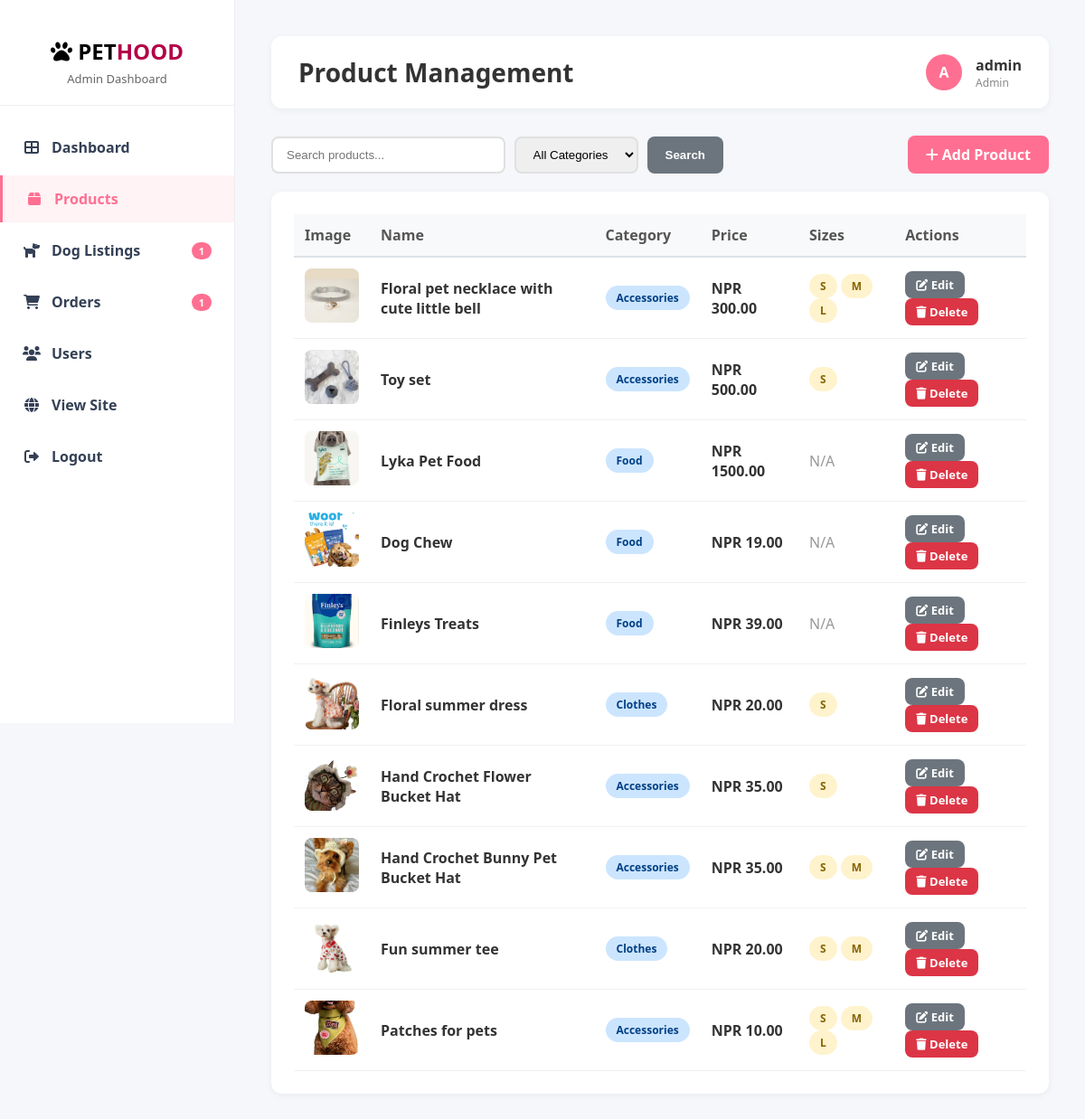
Page /dashboard/products/ (signed in) on the committed database.
### shop/models.py (models this page shows, shortened)
class Product(models.Model):
    CATEGORY_CHOICES = [
        ('food', 'Food'),
        ('clothes', 'Clothes'),
        ('accessories', 'Accessories'),
    ]
    name = models.CharField(max_length=200)
    slug = models.SlugField(max_length=250, unique=True, blank=True, null=True)
    category = models.CharField(max_length=20, choices=CATEGORY_CHOICES)
    price = models.DecimalField(max_digits=10, decimal_places=2)
    description = models.TextField()
    image = models.ImageField(upload_to='products/')
    sizes = models.ManyToManyField(Size, blank=True)   #  multiple sizes

class Size(models.Model):
    name = models.CharField(max_length=10)

### dashboard/views.py (the view)
# urls.py: path('products/', views.product_list, name='product_list'),
@staff_member_required
def product_list(request):
    query = request.GET.get('q', '')
    category = request.GET.get('category', '')
    products = Product.objects.all()
    if query:
        products = products.filter(
            Q(name__icontains=query) | Q(description__icontains=query)
        )
    if category:
        products = products.filter(category=category)
    products = products.order_by('-id')
    context = {
        'products': products,
        'categories': Product.CATEGORY_CHOICES,
        'query': query,
        'selected_category': category,
        **get_notification_counts(),
    }
    return render(request, 'dashboard/product_list.html', context)

### dashboard/views.py (called while the page is built)
def get_notification_counts():
    pending_dogs = Dog.objects.filter(is_approved=False).count()
    pending_orders = Order.objects.filter(status='pending').count()
    return {
        'pending_dogs_count': pending_dogs,
        'pending_orders_count': pending_orders,
    }

### shop/context_processors.py (called while the page is built)
def cart_count(request):
    if request.user.is_authenticated:
        cart, _ = Cart.objects.get_or_create(user=request.user)
        count = cart.items.count()
    else:
        count = 0
    return {'cart_count': count}

### templates/dashboard/product_list.html (shortened to what this page needs)
{% extends 'dashboard/base.html' %}
{% block page_title %}Product Management{% endblock %}
{% block content %}
<div class="top-actions">
    <form method="get" class="search-form">
        <input type="text" name="q" placeholder="Search products..." value="{{ query }}">
        <select name="category">
            <option value="">All Categories</option>
        </select>
        <button type="submit" class="btn btn-secondary">Search</button>
    </form>
    <a href="{% url 'dashboard:product_add' %}" class="btn btn-primary">
        <i class="fas fa-plus"></i> Add Product
    </a>
</div>
<div class="card">
    {% if products %}
    <table>
        <thead>
            <tr>
                <th>Image</th>
                <th>Name</th>
                <th>Category</th>
                <th>Price</th>
                <th>Sizes</th>
                <th>Actions</th>
            </tr>
        </thead>
        <tbody>
            {% for product in products %}
            <tr>
                <td>
                    <img src="{{ product.image.url }}" alt="{{ product.name }}" class="product-image-small">
                </td>
                <td><strong>{{ product.name }}</strong></td>
                <td><span class="badge badge-processing">{{ product.get_category_display }}</span></td>
                <td><strong>NPR {{ product.price }}</strong></td>
                <td>
                    {% if product.sizes.all %}
                        {% for size in product.sizes.all %}
                            <span class="badge badge-pending">{{ size.name }}</span>
                        {% endfor %}
                    {% else %}
                        <span style="color: #999;">N/A</span>
                    {% endif %}
                </td>
                <td>
                    <a href="{% url 'dashboard:product_edit' product.id %}" class="btn btn-secondary btn-sm">
                        <i class="fas fa-edit"></i> Edit
                    </a>
                    <a href="{% url 'dashboard:product_delete' product.id %}" class="btn btn-danger btn-sm">
                        <i class="fas fa-trash"></i> Delete
                    </a>
                </td>
            </tr>
            {% endfor %}
        </tbody>
    </table>
    {% else %}
    <p style="text-align: center; padding: 40px; color: #999;">No products found</p>
    {% endif %}
</div>
{% endblock %}

### templates/dashboard/base.html (shortened to what this page needs)
<!DOCTYPE html>
<html lang="en">
<head>
    <link rel="stylesheet" href="https://cdnjs.cloudflare.com/ajax/libs/font-awesome/6.0.0/css/all.min.css">
</head>
<body>
    <div class="sidebar">
        <div class="sidebar-header">
            <h2><i class="fas fa-paw"></i> PET<span class="highlight">HOOD</span></h2>
            <p>Admin Dashboard</p>
        </div>
        <ul class="sidebar-menu">
            <li>
                <a href="{% url 'dashboard:home' %}" class="{% if request.resolver_match.url_name == 'home' %}active{% endif %}">
                    <span class="menu-item-content">
                        <i class="fas fa-th-large"></i> Dashboard
                    </span>
                </a>
            </li>
            <li>
                <a href="{% url 'dashboard:product_list' %}" class="{% if 'product' in request.resolver_match.url_name %}active{% endif %}">
                    <span class="menu-item-content">
                        <i class="fas fa-box"></i> Products
                    </span>
                </a>
            </li>
            <li>
                <a href="{% url 'dashboard:dog_list' %}" class="{% if 'dog' in request.resolver_match.url_name %}active{% endif %}">
                    <span class="menu-item-content">
                        <i class="fas fa-dog"></i> Dog Listings
                    </span>
                    {% if pending_dogs_count > 0 %}
                    <span class="notification-badge">{{ pending_dogs_count }}</span>
                    {% endif %}
                </a>
            </li>
            <li>
                <a href="{% url 'dashboard:order_list' %}" class="{% if 'order' in request.resolver_match.url_name %}active{% endif %}">
                    <span class="menu-item-content">
                        <i class="fas fa-shopping-cart"></i> Orders
                    </span>
                    {% if pending_orders_count > 0 %}
                    <span class="notification-badge">{{ pending_orders_count }}</span>
                    {% endif %}
                </a>
            </li>
            <li>
                <a href="{% url 'dashboard:user_list' %}" class="{% if 'user' in request.resolver_match.url_name %}active{% endif %}">
                    <span class="menu-item-content">
                        <i class="fas fa-users"></i> Users
                    </span>
                </a>
            </li>
            <li>
                <a href="{% url 'home' %}">
                    <span class="menu-item-content">
                        <i class="fas fa-globe"></i> View Site
                    </span>
                </a>
            </li>
            <li>
                <a href="{% url 'logout' %}">
                    <span class="menu-item-content">
                        <i class="fas fa-sign-out-alt"></i> Logout
                    </span>
                </a>
            </li>
        </ul>
    </div>
    <div class="main-content">
        <div class="top-bar">
            <h1>{% block page_title %}Dashboard{% endblock %}</h1>
            <div class="user-info">
                <div class="avatar">{{ request.user.username|first|upper }}</div>
                <div>
                    <strong>{{ request.user.username }}</strong>
                    <div style="font-size: 12px; color: #888;">Admin</div>
                </div>
            </div>
        </div>
        {% block content %}{% endblock %}
    </div>
</body>
</html>

### templates/dashboard/base.html (style rules this page uses)
* { margin: 0; padding: 0; box-sizing: border-box; }
body { font-family: 'Segoe UI', Tahoma, Geneva, Verdana, sans-serif; background: #f5f7fa; color: #333; }
.sidebar { position: fixed; left: 0; top: 0; height: 100vh; width: 260px; background: #fff; border-right: 1px solid #eee; padding: 20px 0; overflow-y: auto; z-index: 1000; }
.sidebar-header { padding: 20px; text-align: center; border-bottom: 1px solid #eee; margin-bottom: 20px; }
.sidebar-header h2 { color: #000; font-size: 24px; margin-bottom: 5px; }
.sidebar-header h2 .highlight { color: #b30047; }
.sidebar-header p { color: #666; font-size: 13px; }
.sidebar-menu { list-style: none; }
.sidebar-menu li { margin-bottom: 5px; }
.sidebar-menu a { display: flex; align-items: center; justify-content: space-between; padding: 15px 25px; color: #344055; text-decoration: none; transition: all 0.3s; font-weight: 600; }
.sidebar-menu a:hover, .sidebar-menu a.active { background: #fff3f6; color: #ff6f91; border-left: 3px solid #ff6f91; }
.sidebar-menu i { margin-right: 12px; width: 20px; text-align: center; }
.menu-item-content { display: flex; align-items: center; flex: 1; }
.main-content { margin-left: 260px; padding: 40px; min-height: 100vh; }
.top-bar { background: white; padding: 20px 30px; border-radius: 12px; margin-bottom: 30px; box-shadow: 0 2px 8px rgba(0, 0, 0, 0.05); display: flex; justify-content: space-between; align-items: center; }
.top-bar h1 { color: #333; font-size: 28px; }
.user-info { display: flex; align-items: center; gap: 15px; }
.user-info .avatar { width: 40px; height: 40px; border-radius: 50%; background: #ff6f91; display: flex; align-items: center; justify-content: center; color: white; font-weight: bold; }
.btn { padding: 10px 20px; border: none; border-radius: 8px; cursor: pointer; text-decoration: none; display: inline-block; font-weight: 600; transition: all 0.3s; }
.btn-primary { background: #ff6f91; color: white; }
.btn-danger { background: #dc3545; color: white; }
.btn-secondary { background: #6c757d; color: white; }
.btn-sm { padding: 6px 12px; font-size: 13px; }
.card { background: white; border-radius: 12px; padding: 25px; box-shadow: 0 2px 8px rgba(0, 0, 0, 0.05); margin-bottom: 20px; }
table { width: 100%; border-collapse: collapse; }
table th { background: #f8f9fa; padding: 12px; text-align: left; font-weight: 600; color: #555; border-bottom: 2px solid #dee2e6; }
table td { padding: 12px; border-bottom: 1px solid #f0f0f0; }
.badge { padding: 5px 12px; border-radius: 20px; font-size: 12px; font-weight: 600; display: inline-block; }
.badge-pending { background: #fff3cd; color: #856404; }
.badge-processing { background: #cce5ff; color: #004085; }
.notification-badge { background: #ff6f91; color: white; padding: 2px 8px; border-radius: 12px; font-size: 11px; font-weight: 700; margin-left: auto; min-width: 20px; text-align: center; }

### templates/dashboard/product_list.html (style rules this page uses)
.top-actions { display: flex; justify-content: space-between; align-items: center; margin-bottom: 20px; flex-wrap: wrap; gap: 15px; }
.search-form { display: flex; gap: 10px; flex: 1; max-width: 500px; }
.search-form input, .search-form select { padding: 10px 15px; border: 2px solid #e0e0e0; border-radius: 8px; }
.search-form input { flex: 1; }
.product-image-small { width: 60px; height: 60px; object-fit: cover; border-radius: 8px; }

### rows in the picture
Product: image (picture), name "Floral pet necklace with cute little bell", category "Accessories", price "300.00"
Size: name "S"
Size: name "M"
Size: name "L"
Product: image (picture), name "Toy set", category "Accessories", price "500.00"
Product: image (picture), name "Lyka Pet Food", category "Food", price "1500.00", shows "N/A"
Product: image (picture), name "Dog Chew", category "Food", price "19.00", shows "N/A"
Product: image (picture), name "Finleys Treats", category "Food", price "39.00", shows "N/A"
Product: image (picture), name "Floral summer dress", category "Clothes", price "20.00"
Product: image (picture), name "Hand Crochet Flower Bucket Hat", category "Accessories", price "35.00"
Product: image (picture), name "Hand Crochet Bunny Pet Bucket Hat", category "Accessories", price "35.00"
Product: image (picture), name "Fun summer tee", category "Clothes", price "20.00"
Product: image (picture), name "Patches for pets", category "Accessories", price "10.00"

### other values in the picture
{{ pending_dogs_count }} "1"
{{ pending_orders_count }} "1"
{{ request.user.username|first|upper }} "A"
{{ request.user.username }} "admin"
